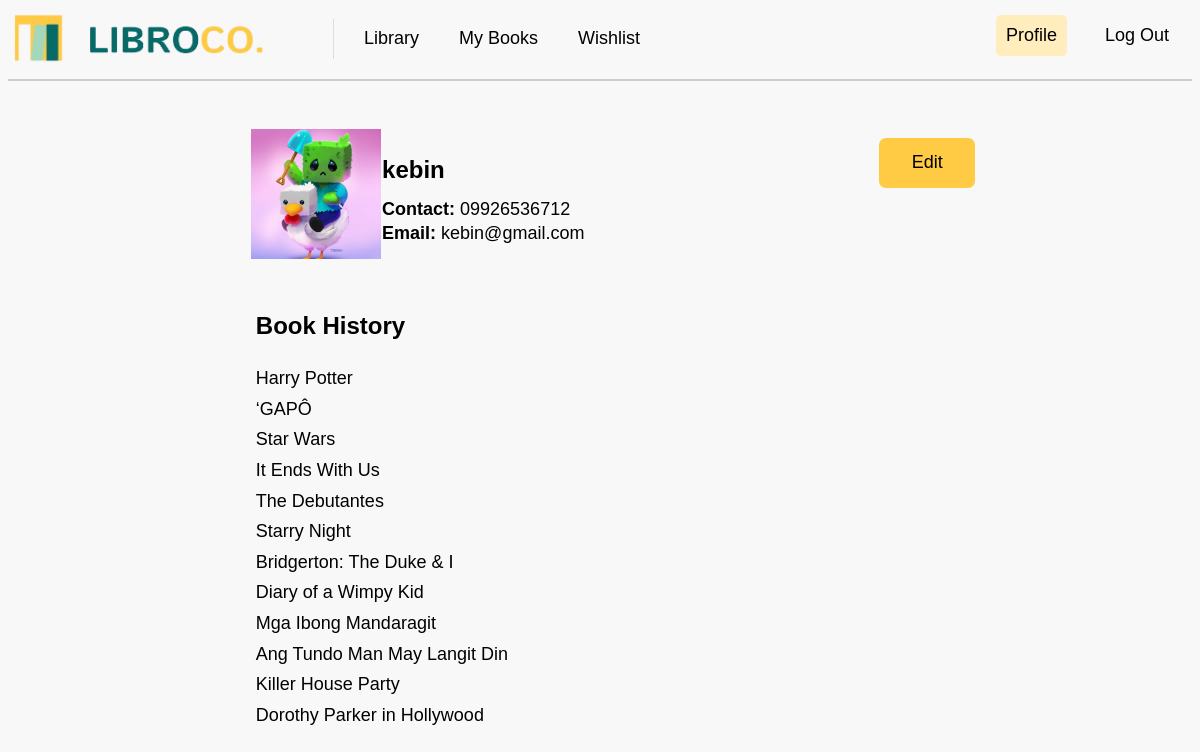
The page /reader_profile (signed in) on the database its author committed.
### tables this page shows
CREATE TABLE profileimages (
user_id INTEGER,
user_image VARCHAR(100),
FOREIGN KEY (user_id) REFERENCES users(user_id));

CREATE TABLE "users" (
	"user_id"	INTEGER PRIMARY KEY AUTOINCREMENT,
	"user_name"	TEXT,
	"user_email"	TEXT,
	"user_password"	TEXT UNIQUE,
	"user_contact"	TEXT,
	"user_code"	TEXT
);

CREATE TABLE "books" (
	"book_id"	INTEGER,
	"book_title"	VARCHAR(50) UNIQUE,
	"author"	VARCHAR(50),
	"publication_year"	INTEGER(5),
	"genre"	VARCHAR(20),
	"description"	VARCHAR(300),
	"image"	VARCHAR(100),
	PRIMARY KEY("book_id")
);

### app.py (the view)
@app.route("/reader_profile")
def reader_profile():
    print("Session data in reader profile route:", session)
    if 'user_id' not in session:
        return redirect(url_for("login"))
    user_id = session.get('user_id')
    sql_user = """
    SELECT u.user_name, u.user_email, u.user_contact, p.user_image
    FROM users u
    LEFT JOIN profileimages p ON u.user_id = p.user_id
    WHERE u.user_id = ?
    """
    user = getprocess(sql_user, (user_id,))
    if user:
        user_data = user[0]
        sql_history = """
        SELECT books.book_title, books.author, books.genre
        FROM book_transactions
        JOIN books ON book_transactions.book_id = books.book_id
        WHERE book_transactions.user_id = ?
        AND book_transactions.status IN ('Returned', 'Borrowed')
        """
        history = getprocess(sql_history, (user_id,))
        seen_titles = set()
        book_history = []
        for record in history:
            title = record['book_title']
            if title not in seen_titles:
                seen_titles.add(title)
                book_history.append({
                    "title": title,
                    "author": record['author'],
                    "genre": record['genre'],
                })
        return render_template(
            "reader_profile.html",
            user=user_data,
            book_history=book_history
        )
    else:
        flash("Profile not found.")
        return redirect(url_for("login"))

### app.py (called while the page is built)
@app.before_request
def before_request():
    print("Session data:", session)

### dbhelper.py (called while the page is built)
def getprocess(sql: str, params: tuple = ()) -> list:
    try:
        db = connect(database, timeout=30, check_same_thread=False)  # Adding timeout and thread safety
        db.row_factory = Row  # Ensure that rows are returned as dictionaries
        cursor = db.cursor()
        cursor.execute(sql, params)
        data = cursor.fetchall()  # Fetch the data
        return data
    except Error as e:
        print(f"SQLite error: {e}")
        return []
    finally:
        db.close()  # Ensure the connection is closed

### templates/reader_profile.html (shortened to what this page needs)
<!DOCTYPE html>
<html lang="en">
<head>
    <link rel="stylesheet" type="text/css" href="{{ url_for('static', filename='css/mainstyle.css') }}">
    <link rel="stylesheet" type="text/css" href="{{ url_for('static', filename='css/profilestyles.css') }}">
</head>
<body>
    <nav>
        <a class="navbar-brand" href="{{ url_for('library') }}">
            <img class="logoo" src="{{ url_for('static', filename='images/logo.png') }}" width="250" height="50" alt="LibroCo. Logo">
        </a>
        <div class="navbar-linkss">
            <a href="{{ url_for('library') }}">Library</a>
            <a href="{{ url_for('my_books') }}">My Books</a>
            <a href="{{ url_for('wishlist') }}">Wishlist</a>
        </div>
        <div class="navbar-right">
            <a href="{{ url_for('reader_profile') }}" class="active">Profile</a>
            <a href="{{ url_for('logout') }}">Log Out</a>
        </div>
    </nav>
    <div class="divider"></div>
    <div class="main-content">
        <div class="profile_container">
            <div class="profile_image">
                <img src="{{ url_for('static', filename=user['user_image'] if user['user_image'] else 'images/default_profile.png') }}" alt="Profile Image">
            </div>
            <div class="profile_details">
                <h3 class="name">{{ user['user_name'] }}</h3>
                <h5 class="label">Contact: <span class="phone_details">{{ user['user_contact'] }}</span></h5>
                <h5 class="label">Email: <span class="email_details">{{ user['user_email'] }}</span></h5>
            </div>
            <div class="edit">
                <a href="{{ url_for('edit_reader_profile', id=user['user_id']) }}">
                    <button class="edit_button">Edit</button>
                </a>
            </div>
        </div>
        <div class="book_history">
            <h3 class="book_history_header">Book History</h3>
            <ol class="book_list">
                {% if book_history %}
                    {% for book in book_history %}
                        <li>
                            {{ book.title }}
                        </li>
                    {% endfor %}
                {% else %}
                    <li>No book history available.</li>
                {% endif %}
            </ol>
        </div>
    </div>
</body>
</html>

### static/css/mainstyle.css (style rules this page uses)
.navbar-right a { transition: background-color 0.3s ease; margin-right: 8px; margin-top: 2px; }
body { background: #f8f8f8; background-repeat: no-repeat; background-attachment: fixed; background-size: 100% 100%; font-family: 'Istok Web', sans-serif; }
nav { display: flex; justify-content: flex-start; align-items: center; padding: 5px; background-color: #f8f8f8; font-size: 18px; }
.navbar-brand { display: flex; align-items: center; text-decoration: none; color: black; margin-right: 40px; }
.navbar-right { display: flex; margin-left: auto; gap: 20px; }
nav a { text-decoration: none; color: black; padding: 10px; font-family: Arial, Helvetica, sans-serif; transition: background-color 0.3s ease; }
.active { background-color: #ffedbd; border-radius: 5px; font-weight: normal; }
.divider { width: auto; height: 2px; background-color: #ccc; margin-top: 10px; margin-left: fixed; }
.main-content { margin: 10px; }

### static/css/profilestyles.css (style rules this page uses)
.logoo { margin: -9px; margin-right: 0; margin-left: -10px; margin-top: -10px; }
.profile_container { margin-top: 3rem; display: flex; justify-content: space-between; align-items: center; width: 60%; margin-left: auto; margin-right: auto; box-sizing: border-box; }
.profile_image { height: 8.125rem; width: 8.125rem; display: flex; justify-content: center; align-items: center; overflow: hidden; }
.profile_image img { object-fit: cover; width: 100%; height: 100%; }
.profile_details { margin-left: -0.45rem; height: auto; width: 70%; word-break: break-all; }
.navbar-linkss { display: flex; margin-left: 0px; gap: 20px; margin-top: 0px; }
.navbar-right { margin-top: -9px; }
.name { font-size: 24px; margin: 0; line-height: 2.3; }
.label, .phone_details, .email_details { margin: 0.125rem 0; line-height: 1.2; }
.label { font-weight: bold; font-size: 18px; }
.phone_details, .email_details { font-weight: normal; font-size: 18px; }
.edit { height: 7.063rem; width: 10%; }
.edit_button { border: none; height: 3.125rem; width: 6rem; background-color: #FFCB44; font-weight: normal; font-size: 1.125rem; border-radius: 0.438rem; cursor: pointer; }
.book_history { display: flex; flex-direction: column; align-items: flex-start; width: 60%; margin-top: 2.125rem; margin-left: auto; margin-right: auto; padding: 0.313rem; box-sizing: border-box; }
.book_history_header { margin: 0; text-align: left; line-height: 2.3; font-size: 24px; }
.book_list { list-style-type: none; margin-top: 0.625rem; padding-left: 0; line-height: 1.7; font-size: 18px; word-break: break-all; }

### rows shown on the page
profileimages: user_image (picture)
users: user_name "kebin", user_contact "09926536712", user_email "kebin@gmail.com"
books: title "Harry Potter"
books: title "‘GAPÔ"
books: title "Star Wars"
books: title "It Ends With Us"
books: title "The Debutantes"
books: title "Starry Night"
books: title "Bridgerton: The Duke & I"
books: title "Diary of a Wimpy Kid"
books: title "Mga Ibong Mandaragit"
books: title "Ang Tundo Man May Langit Din"
books: title "Killer House Party"
books: title "Dorothy Parker in Hollywood"
